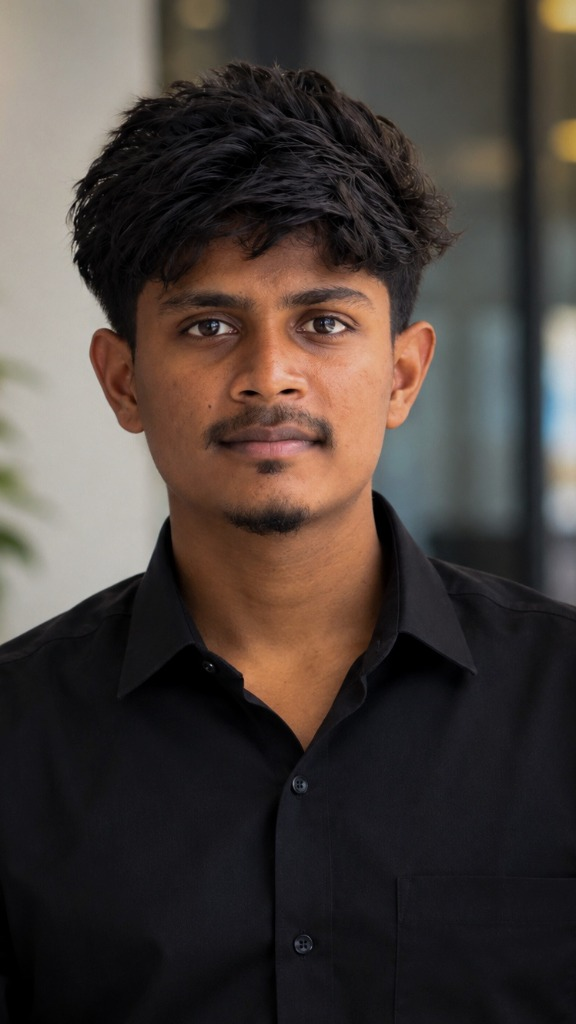
#> input picture assets/images/premkumar.jpg, 576 x 1024 px, found by its file name
$ python build_editorial_graphic.py
#> lines starting #> are read from the running program, lines starting #| are printed output that depends on the picture
from PIL import Image, ImageDraw, ImageFilter
import math

# 1. Load original Premkumar photo
src = Image.open('/home/prem/.gemini/antigravity/scratch/premkumar-portfolio/assets/images/premkumar.jpg').convert('RGB')
#> src is the input picture: PIL image 576x1024 RGB; mean R, G, B 72.2, 63.1, 58.6
sw, sh = src.size
#> sw = 576; sh = 1024

# We want half-body from y=0 to y=850
crop_h = 860
src_crop = src.crop((0, 0, sw, crop_h))
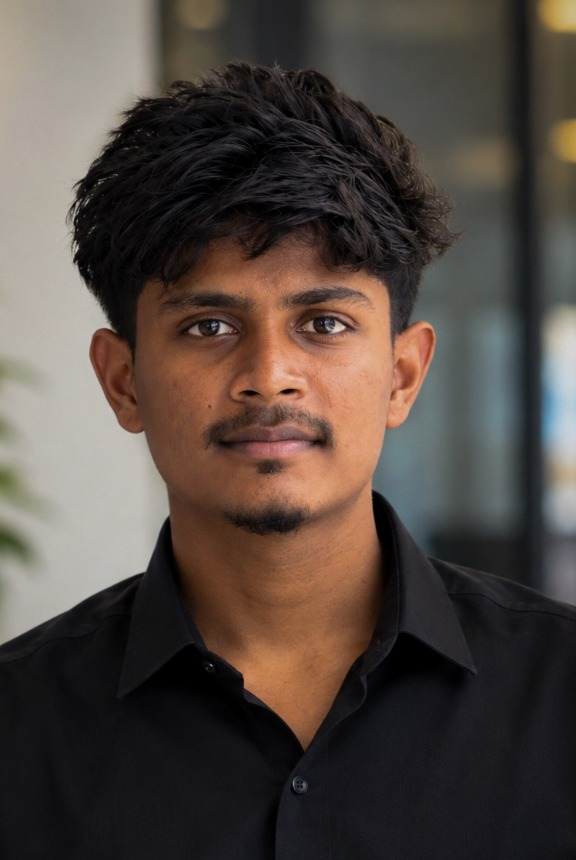
#> src_crop: PIL image 576x860 RGB; mean R, G, B 82.6, 71.9, 65.8
w, h = src_crop.size
#> w = 576; h = 860
center_x = 288

# 2. Extract precise left and right boundaries for Premkumar's silhouette
left_boundary = []
right_boundary = []

for y in range(h):
    if y >= 640:
        # Full width for chest / shoulders
        left_boundary.append(0)
        right_boundary.append(w - 1)
        continue

    # Left boundary (scan from center_x to 0)
    lx = 0
    for x in range(center_x, -1, -1):
        r, g, b = src_crop.getpixel((x, y))
        br = (r + g + b) / 3
        # Left background is beige wall (br > 115 and r-b < 35) or plant (g > r and g > 60)
        is_wall = (br > 115 and (r - b < 35 or br > 140))
        is_plant = (g > r + 3 and g > 55)
        if is_wall or is_plant:
            lx = x + 1
            break

    # Smooth check: if y < 220 (top of hair), hair width is around x=100..450
    if y < 140 and lx < 80:
        lx = 100
    left_boundary.append(lx)

    # Right boundary (scan from center_x to w-1)
    rx = w - 1
    for x in range(center_x, w):
        r, g, b = src_crop.getpixel((x, y))
        br = (r + g + b) / 3

        # Right background is cool window/room:
        # b >= r - 12 and br > 65
        # or br > 110
        # or g > r + 2 and br > 70
        is_window = (b >= r - 12 and br > 65) or (br > 125) or (g > r + 5 and br > 65)
        if is_window:
            rx = x - 1
            break

    if y < 140 and rx > 480:
        rx = 460
    right_boundary.append(rx)
#> after the loop, left_boundary = 860 values, max 289 at index 277, min 0 at index 640, mean 115.7; right_boundary = 860 values, max 575 at index 607, min 287 at index 274, mean 404.2

# Apply 9-point median filter to smooth contour
smooth_l = []
smooth_r = []
k = 9
for i in range(h):
    s = max(0, i - k//2)
    e = min(h, i + k//2 + 1)
    win_l = sorted(left_boundary[s:e])
    win_r = sorted(right_boundary[s:e])
    smooth_l.append(win_l[len(win_l)//2])
    smooth_r.append(win_r[len(win_r)//2])
#> this loop made 860 passes
#> (win_l, win_r) on passes 1 to 3: ([150, 150, 150, 150, 150], [319, 319, 319, 320, 321]), ([150, 150, 150, 150, 150, 150], [319, 319, 319, 319, 320, 321]), ([150, 150, 150, 150, 150, 150, 150], [318, 319, 319, 319, 319, 320, 321])
#> after the loop, smooth_l = 860 values, max 289 at index 347, min 0 at index 640, mean 115.2; smooth_r = 860 values, max 575 at index 607, min 287 at index 275, mean 403.5

# Build alpha mask for Premkumar
person_mask = Image.new('L', (w, h), 0)
#> person_mask: PIL image 576x860 L; every value is 0
draw_mask = ImageDraw.Draw(person_mask)

poly = []
poly.append((smooth_l[0], 0))
for y in range(h):
    poly.append((smooth_r[y], y))
#> after the loop, poly = 861 pairs, first value 150 to 575, second value 0 to 859
poly.append((w - 1, h - 1))
poly.append((0, h - 1))
for y in range(h - 1, -1, -1):
    poly.append((smooth_l[y], y))
#> after the loop, poly = 1723 pairs, first value 0 to 575, second value 0 to 859

draw_mask.polygon(poly, fill=255)
person_mask = person_mask.filter(ImageFilter.GaussianBlur(1.2))

# Cutout image of Premkumar (transparent background)
person_cutout = src_crop.copy()
person_cutout.putalpha(person_mask)

# 3. Create the Editorial Graphic Canvas (800 x 850) matching Ali Abdaal reference
cw, ch = 800, 850
canvas = Image.new('RGBA', (cw, ch), (0, 0, 0, 0))
#> canvas: PIL image 800x850 RGBA; every value is 0
draw = ImageDraw.Draw(canvas)

# Yellow circle geometry
circle_cx = 380
circle_cy = 480
circle_r = 250
yellow_color = (253, 200, 68, 255) # #FDC844

# A. Soft drop shadow under yellow circle
shadow = Image.new('RGBA', (cw, ch), (0, 0, 0, 0))
draw_s = ImageDraw.Draw(shadow)
draw_s.ellipse([circle_cx - circle_r - 4, circle_cy - circle_r + 14,
                circle_cx + circle_r + 4, circle_cy + circle_r + 24], fill=(180, 140, 75, 45))
shadow = shadow.filter(ImageFilter.GaussianBlur(16))
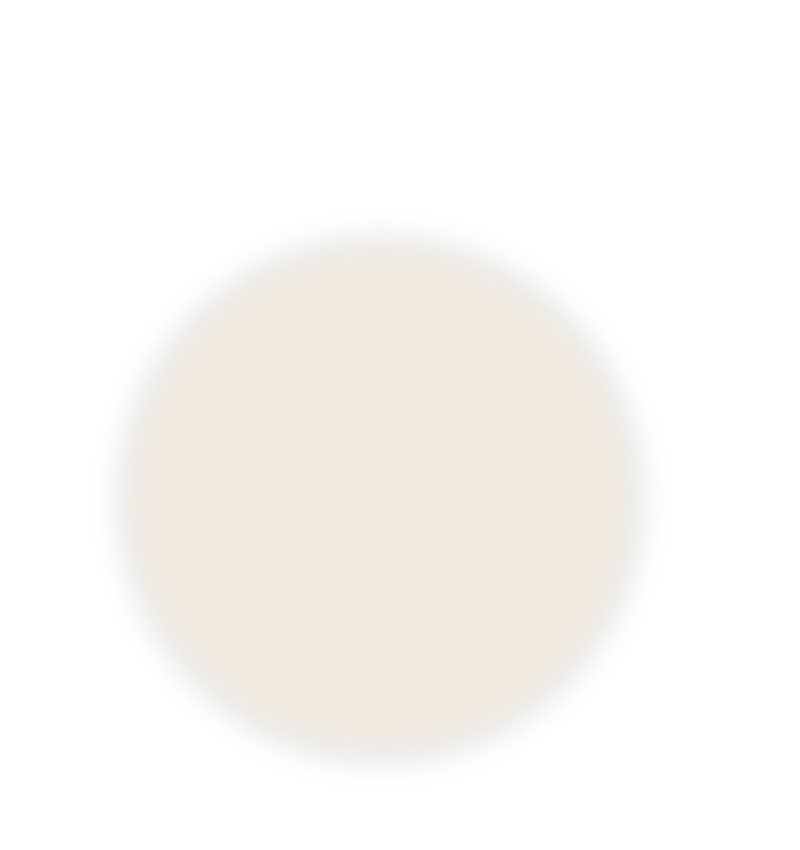
#> shadow: PIL image 800x850 RGBA; mean R, G, B, A 54.1, 42, 22.5, 13.5; transparent parts drawn white
canvas = Image.alpha_composite(canvas, shadow)
draw = ImageDraw.Draw(canvas)

# B. Draw solid yellow speech-bubble circle
# Main circle
draw.ellipse([circle_cx - circle_r, circle_cy - circle_r,
              circle_cx + circle_r, circle_cy + circle_r], fill=yellow_color)

# Speech bubble triangle pointer on right side
pointer = [
    (circle_cx + circle_r - 15, circle_cy - 40),
    (circle_cx + circle_r + 85, circle_cy - 8),
    (circle_cx + circle_r - 10, circle_cy + 42)
]
draw.polygon(pointer, fill=yellow_color)

# C. Outer decorative yellow curved arc on the left (matching reference)
arc_bbox = [circle_cx - circle_r - 42, circle_cy - circle_r - 35,
            circle_cx + circle_r + 42, circle_cy + circle_r + 45]
draw.arc(arc_bbox, start=145, end=255, fill=(253, 200, 68, 220), width=6)
# Small accent pill dot at end of arc
dot_x = circle_cx - circle_r - 30
dot_y = circle_cy - circle_r + 85
draw.ellipse([dot_x - 7, dot_y - 7, dot_x + 7, dot_y + 7], fill=(253, 200, 68, 255))

# D. Place Premkumar's Half-Body Cutout
# Scale person cutout to fit perfectly inside the yellow circle
# Head pops up above circle top (circle top is 480 - 250 = 230).
# Head should start around y = 110 (120px pop-out above yellow circle).
target_person_w = 540
target_person_h = int(h * (target_person_w / w))
#> target_person_h = 806
person_scaled = person_cutout.resize((target_person_w, target_person_h), Image.Resampling.LANCZOS)

person_x = circle_cx - target_person_w // 2 - 2  # centered over circle
person_y = 110  # head pops out above circle top (230)

# E. Circular Bottom Clipping:
# Create a clipping mask so the bottom of the body curves cleanly along the yellow circle's bottom arc!
# Top portion (above circle midline) is NOT clipped (allowing head to pop out)!
clip_mask = Image.new('L', (target_person_w, target_person_h), 255)
#> clip_mask: PIL image 540x806 L; every value is 255
draw_clip = ImageDraw.Draw(clip_mask)

# For every pixel in person_scaled, check if it's below circle center and outside circle_r
for py in range(target_person_h):
    world_y = person_y + py
    if world_y > circle_cy:
        # Check distance from circle center
        for px in range(target_person_w):
            world_x = person_x + px
            dist = math.hypot(world_x - circle_cx, world_y - circle_cy)
            if dist > circle_r:
                # Feather near boundary
                if dist < circle_r + 2:
                    clip_mask.putpixel((px, py), int(255 * (1 - (dist - circle_r) / 2)))
                else:
                    clip_mask.putpixel((px, py), 0)
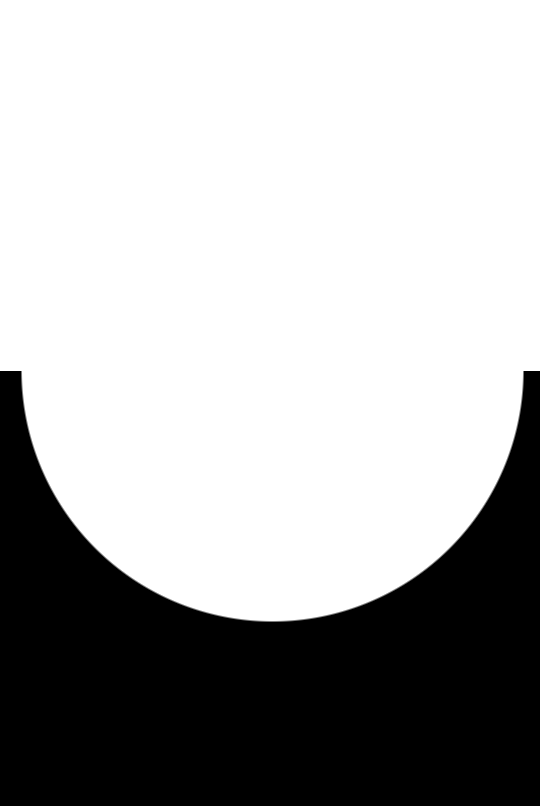
#> clip_mask: PIL image 540x806 L; min 0, max 255, mean 175.2

# Apply clipping mask to person's alpha channel
p_r, p_g, p_b, p_a = person_scaled.split()
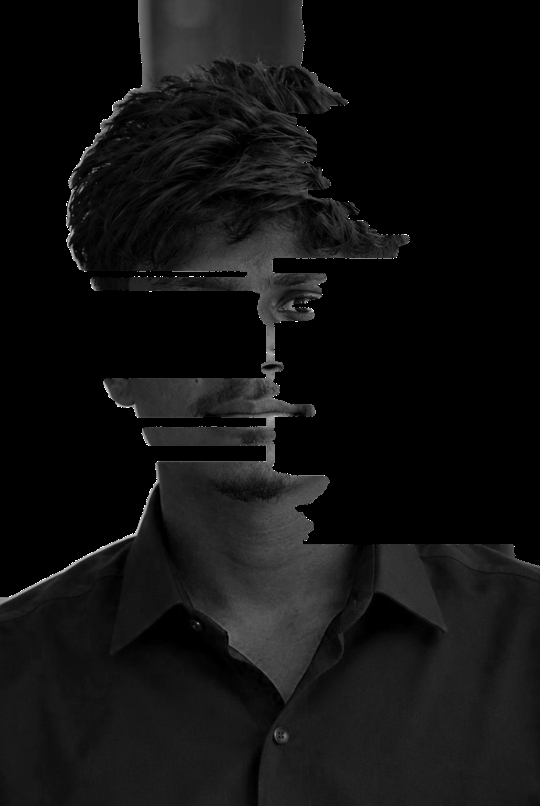
#> p_b: PIL image 540x806 L; min 0, max 255, mean 17.1
# Combine person alpha and clip mask
from PIL import ImageChops
final_a = ImageChops.multiply(p_a, clip_mask)
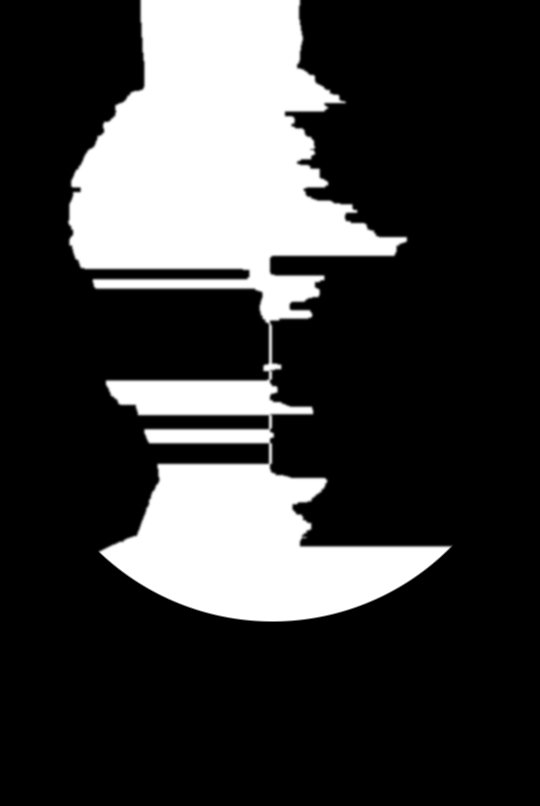
#> final_a: PIL image 540x806 L; min 0, max 255, mean 59.1
person_scaled.putalpha(final_a)
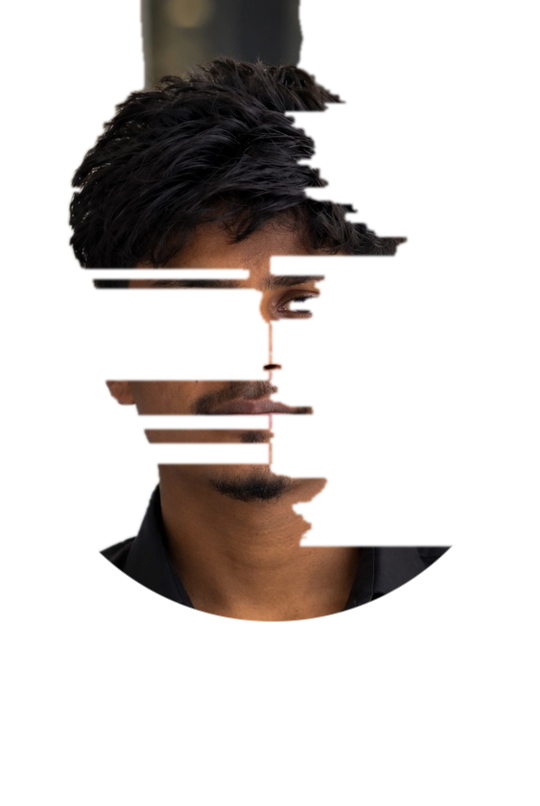
#> person_scaled: PIL image 540x806 RGBA; mean R, G, B, A 24.3, 18.7, 17.1, 59.1; transparent parts drawn white

# Paste person onto canvas
canvas.paste(person_scaled, (person_x, person_y), person_scaled)
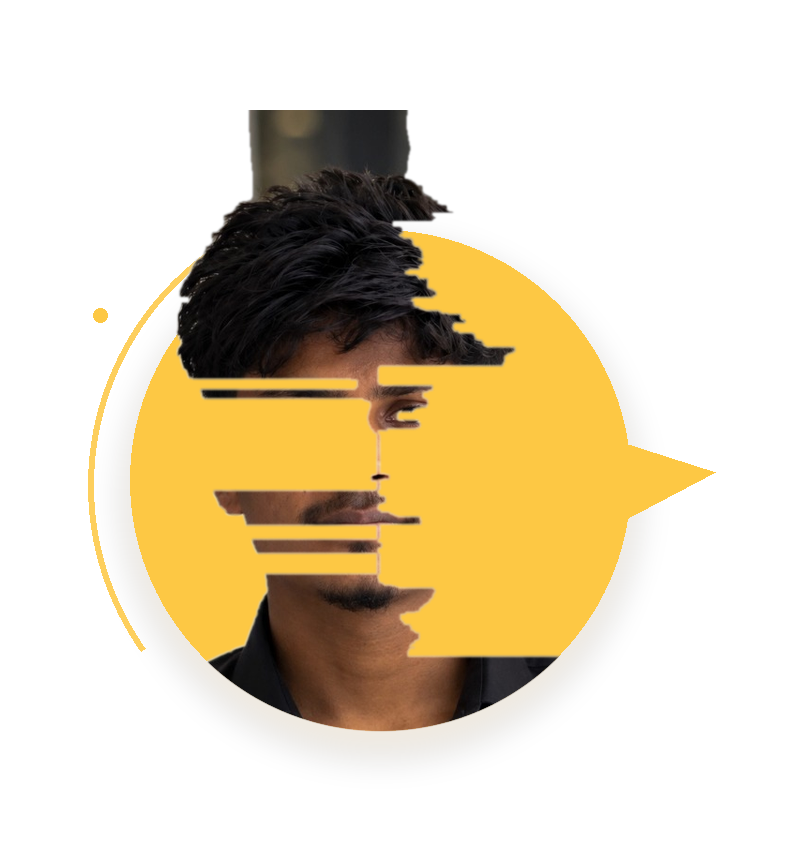
#> canvas: PIL image 800x850 RGBA; mean R, G, B, A 61, 47.5, 19.9, 85.8; transparent parts drawn white

# Save result
output_path = '/home/prem/.gemini/antigravity/scratch/premkumar-portfolio/assets/images/premkumar-halfbody-editorial.png'
canvas.save(output_path, 'PNG', optimize=True)
print(f'Editorial half-body graphic created successfully at {output_path}!')
